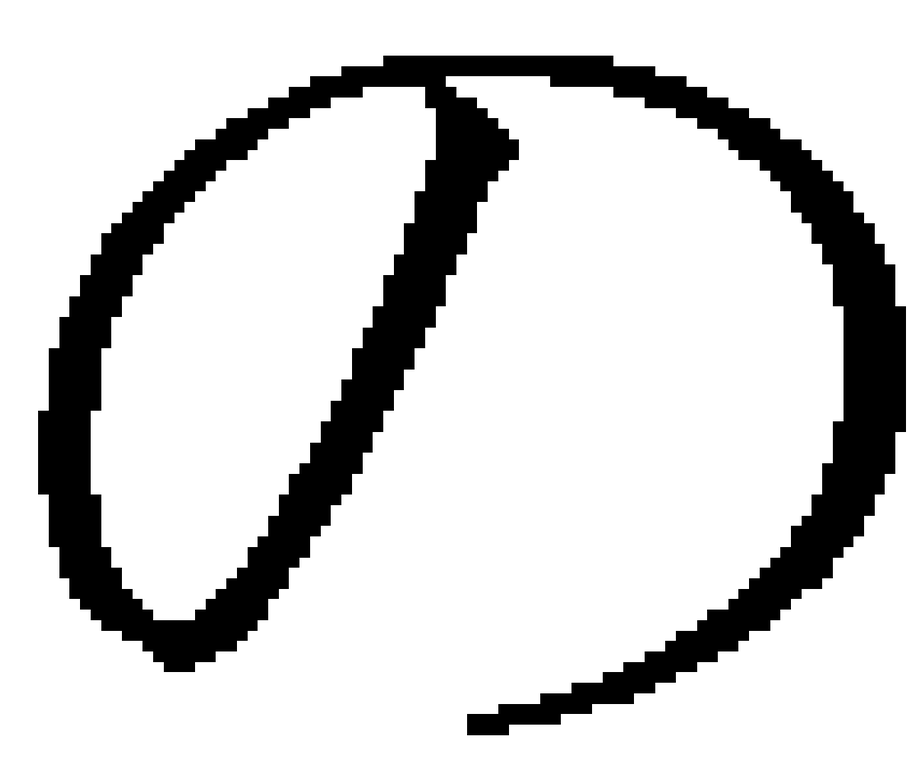
#> input picture img/no.png, 922 x 765 px, shrunk from 1210 x 1004 before the run, found by its file name
$ python tp_burieV2.py img/analyse/caractereDetecte_0.png img/analyse   (Python 2 division)   (older library calls are emulated)
#> lines starting #> are read from the running program, lines starting #| are printed output that depends on the picture; after the words box and inside, x2 and y2 are one past the last pixel; in counts of white or black regions, pixels touching at a corner belong together
from __future__ import division
import sys
import cv2
import os
import numpy as np
from matplotlib import pyplot as plt
from scipy import ndimage
import scipy.misc
from scipy.signal import convolve as scipy_convolve
from  matplotlib.pyplot import *

def findCaractere(img, folder):
	# Get BDD
	BDDNonComplexe, BDDComplexe = makeBDD()

	# Nettoyer dossier analyse
	EraseFile(folder + "/analyse")

	# Ovrir image / mettre en noir et blanc / save
	img = openImage(folder, img)
	imgBW = getNBImage(img)
	scipy.misc.imsave(folder + '/otsu.png', imgBW)

	# Dillatation
	imgBW = np.invert(imgBW)
	kernel = cv2.getStructuringElement(cv2.MORPH_CROSS,(2,2))
	dilated = cv2.dilate(imgBW,kernel,iterations = 13)

	# Detection des contours
	val1 = cv2.RETR_EXTERNAL
	val2 = cv2.CHAIN_APPROX_NONE
	_, contours, _= cv2.findContours(dilated, val1, val2)

	# index
	i = 0
	# Pour chaque caracteres detecte, on crop l'image avant de l'analyser et la comparer
	for contour in contours:
		[x,y,w,h] = cv2.boundingRect(contour)
		# On supprime les zones trop grandes ou trop petite, pour eviter le bruit
		if h<30 or w<30:
			continue

		# Dessiner les rectangles
	    # cv2.rectangle(img,(x-2,y-2),(x+w-12,y+h-12),(0,0,255),1)

	    # Crop image
		imgCrop = img[y-2:y+h-12, x-2:x+w-12]


		res = analyseImage(imgCrop, "caractereDetecte_" + str(i))
		scipy.misc.imsave(folder + "/analyse/caractereDetecte_" + str(i) + ".png", imgCrop)

		# Comparer le pourcentage de pixel noir pour les classifier
		# Ces valeurs sont choisit arbitrairement
		if( res[1] < 15):
			# Si pas beaucoup de pixel, alors le caractere et soit un "tsu" soit un "shi"
			compare(res, BDDNonComplexe)

		if( res[1] > 15):
			# Sinon c'est un "a", "no" ou "nu"
			compare(res, BDDComplexe)

		# Solution que l'on avait utilise au debut : comparaison de l'element avec tout les element de la base de donnees
		# compare(res, BDD)

		i = i+1


# Analyse d'une image
def analyseImage(imgCrop, name):
	# Get pourcentage noir et blanc
	imgNB = getNBImage(imgCrop)
	hist = getHistGreyImage(imgNB)
	percent = hist[0]/(hist[0]+hist[255])*100

	# Initiate SURF detector
	# sift = cv2.xfeatures2d.SIFT_create()
	surf = cv2.xfeatures2d.SURF_create()
	# find the keypoints and descriptors with SIFT
	# kp1,des1 = sift.detectAndCompute(imgCrop,None)
	kp1,des1 = surf.detectAndCompute(imgCrop,None)

	# Ajout du nom de l'image, pourcentage de pixel noir, point d'interet, descripteur, image
	distance = []
	distance.append(name)
	distance.append(percent[0])
	distance.append(kp1)
	distance.append(des1)
	distance.append(imgCrop)

	return distance


# Creation de la base de donnees
def makeBDD():
	# Ovrir les images
	no = openImage(folder, "no.png")
#> in openImage, returned value is the input picture: shape (765, 922, 3); min 0, max 255, mean 211.8
	a = openImage(folder, "a.png")
	shi = openImage(folder, "shi.png")
	tsu = openImage(folder, "tsu.png")
#> call 4 of openImage, with folder = 'img/analyse', filename = 'tsu.png'
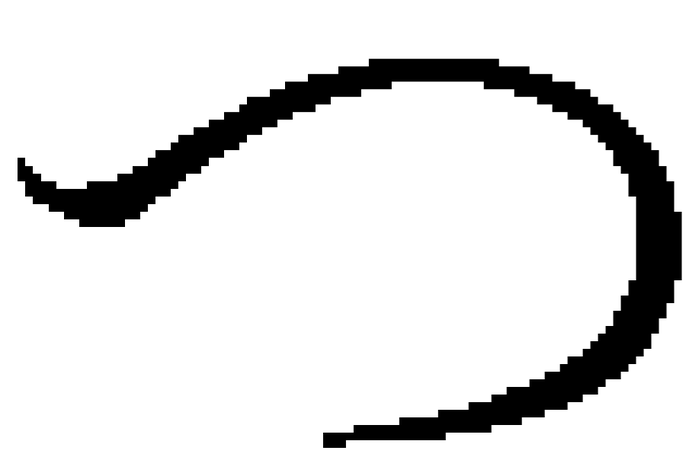
#> input picture img/tsu.png, 689 x 457 px, shrunk from 904 x 600 before the run, found by its file name
#> in openImage, returned value is the input picture: shape (457, 689, 3); min 0, max 255, mean 223.7
	nu = openImage(folder, "nu.png")
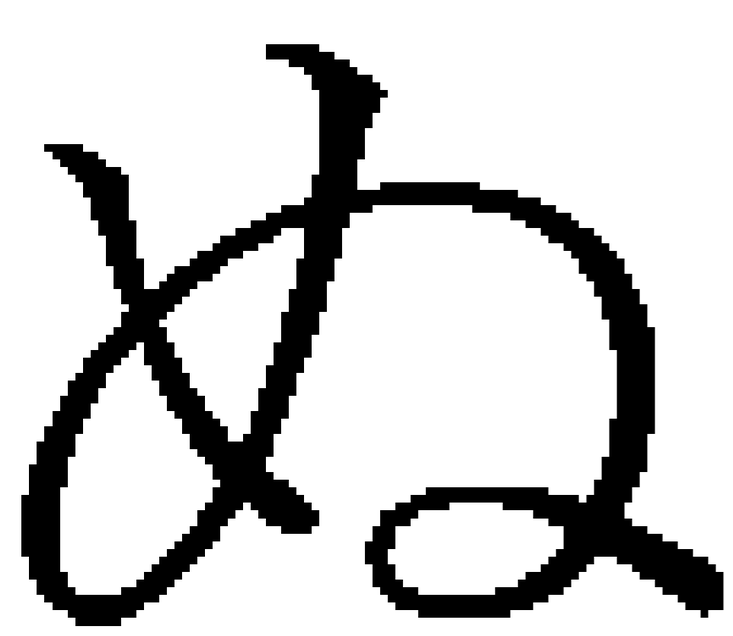
#> input picture img/nu.png, 733 x 636 px, shrunk from 962 x 834 before the run, found by its file name
#> in openImage, returned value is the input picture: shape (636, 733, 3); min 0, max 255, mean 205.8

	# Creation du dictionnaire
	caract = {}
	caract["no"] = no
	caract["a"] = a
	caract["tsu"] = tsu
	caract["shi"] = shi
	caract["nu"] = nu

	# Creation des array qui representeront les bases de donnees
	BDDNonComplexe = []
	BDDComplexe = []

	for key, value in caract.iteritems():
		analyse = analyseImage(value, key)
		if (analyse[1] < 15):
			BDDNonComplexe.append(analyseImage(value, key))
		else:
			BDDComplexe.append(analyseImage(value, key))
#> this loop made 1 pass
#> key on pass 1: 'no'
#> pass 1, in getNBImage, `ret, thresh = cv2.threshold(img,0,255,cv2.THRESH_BINARY_INV+cv2.THRESH..`:
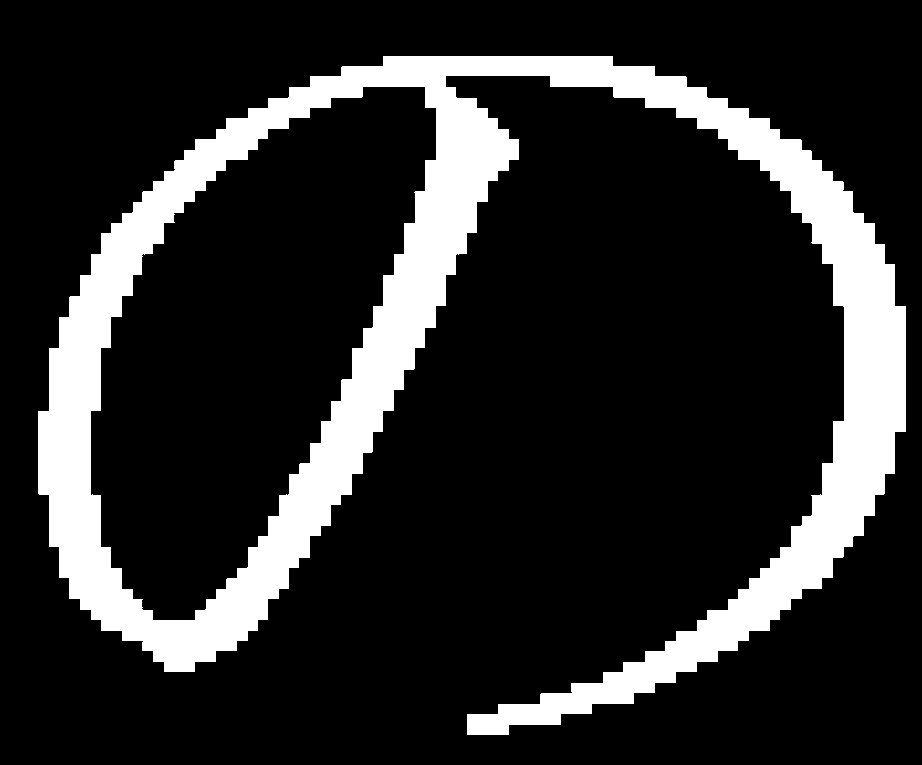
#> thresh: shape (765, 922); 16.9% white; 1 white region, box (x1, y1, x2, y2) and area: (38, 56, 906, 735) 119405
#> after the loop, BDDComplexe = []; BDDNonComplexe = []

	return BDDNonComplexe, BDDComplexe


# Analyse l'image avec toutes les images de la BDD
# [97 lines left out: functions compare, percentReconize, not called in this run]


# Retourne une image binariser - methode utilisee : Otsu
def getNBImage(img):
	img = cv2.cvtColor(img, cv2.COLOR_BGR2GRAY)
	img = img.astype(np.uint8)
	ret, thresh = cv2.threshold(img,0,255,cv2.THRESH_BINARY_INV+cv2.THRESH_OTSU)
	NBimage = np.invert(thresh)
	return NBimage


# Retourne image ouverte
def openImage(folder,filename):
	return cv2.imread(os.path.join(folder,filename))


# Retourne histogram de niveau de gris
def getHistGreyImage(img):
	hist = cv2.calcHist([img],[0],None,[256],[0,256])
	return hist


# Supprime le contenue du dossier analyse
# [4 lines left out: function EraseFile, not called in this run]


# Line : python tp_burieV2.py img.jpg img

# Image qui sera analysee
img = str(sys.argv[1])
# Localisation du dossier
folder = str(sys.argv[2])
#> (the run stopped early here; a loop or call above may not have finished)
